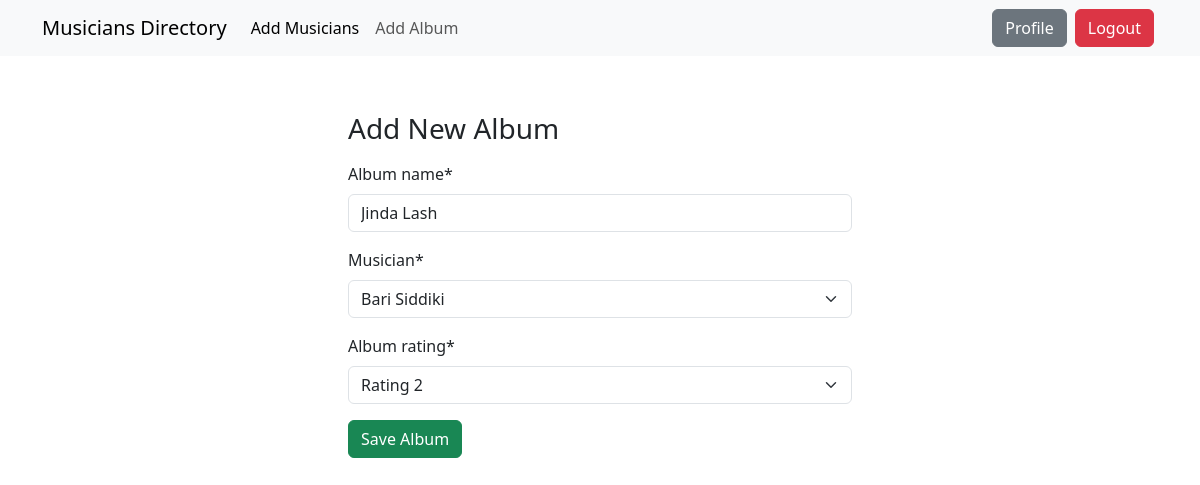
/album/edit/9 (signed in), run on the app's committed database.
### album/models.py (models this page shows, shortened)
class AlbumsModel(models.Model):
    album_name = models.CharField(max_length=100)
    musician = models.ForeignKey(MusiciansModel, on_delete=models.CASCADE)
    album_release_date = models.DateField(auto_now=True)
    rates = [
        ('1', 'Rating 1'),
        ('2', 'Rating 2'),
        ('3', 'Rating 3'),
        ('4', 'Rating 4'),
        ('5', 'Rating 5'),
    ]
    album_rating = models.CharField(max_length=1, choices=rates)

### album/views.py (the view)
# urls.py: path('edit/<int:id>', views.UpdateAlbumView.as_view(), name ='edit_Album')
@method_decorator(login_required, name='dispatch')
class UpdateAlbumView(UpdateView):
    model = AlbumsModel
    form_class = AlbumForm
    template_name = 'album/add_Album.html'
    pk_url_kwarg = 'id'
    success_url = reverse_lazy('index')

### album/forms.py
class AlbumForm(forms.ModelForm):
    class Meta:
        model = AlbumsModel
        fields = '__all__'

### musician/models.py (called while the page is built)
    def __str__(self):
        return f'{self.first_name} {self.last_name}'

### album/templates/album/add_Album.html (shortened to what this page needs)
{% extends "base.html" %}
{% block content %}
{% load crispy_forms_tags %}
<div class="w-50 m-auto p-5">
    <h3 class="py-2">Add New Album </h3>
    <form method='post'>
        {{ form | crispy }}
        <button class="btn btn-success">Save Album</button>
    </form>
</div>
{% endblock content %}

### data on the page
AlbumsModel: album_name "Jinda Lash", musician "Bari Siddiki", album_rating "Rating 2"
